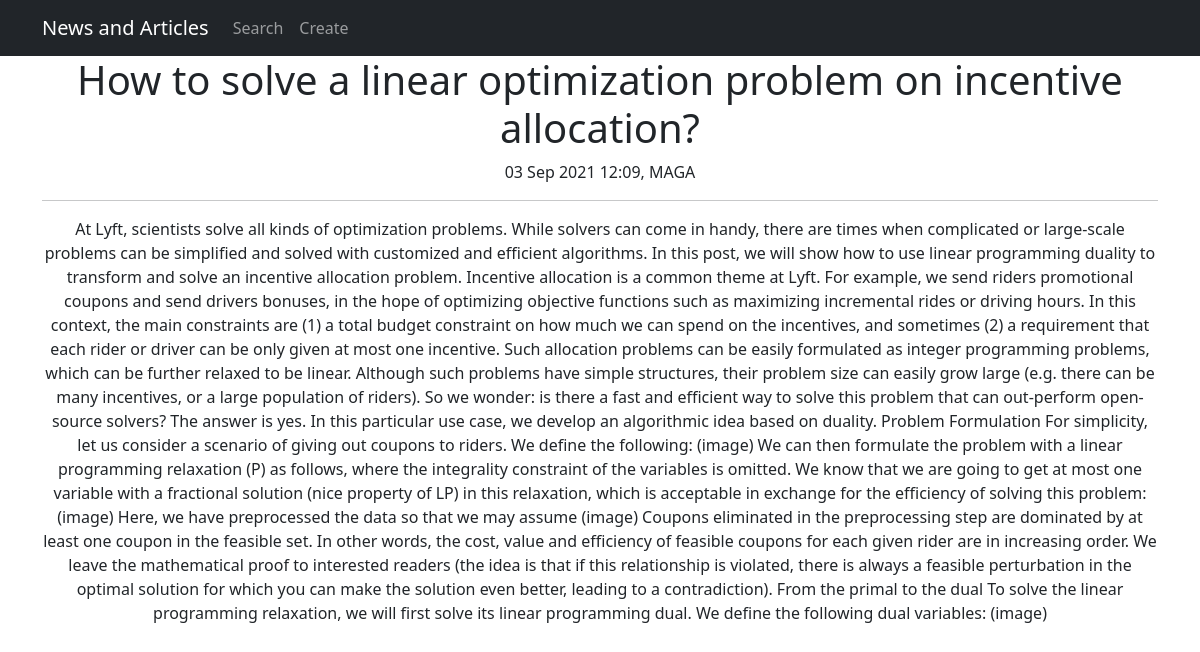
Page /news/17 on the committed database.
### news/models.py (models this page shows, shortened)
class Post(models.Model):
    author = models.ForeignKey(Author, on_delete=models.CASCADE)
    NEWS = 'NEW'
    ARTICLE = 'ART'
    CATEGORY_CHOICES = [(NEWS, 'NEWS'), (ARTICLE, 'ARTICLE'), ]
    categoryType = models.CharField(max_length=3, choices=CATEGORY_CHOICES, default=NEWS)
    dateCreated = models.DateTimeField(auto_now_add=True)
    postCategory = models.ManyToManyField(Category, through='PostCategory')
    title = models.CharField(max_length=128)
    text = models.TextField()
    rating = models.SmallIntegerField(default=0)

class Author(models.Model):
    authorUser = models.OneToOneField(User, on_delete=models.CASCADE)
    ratingAuthor = models.SmallIntegerField(default=0)
    first_name = User.first_name
    last_name = User.last_name
    def __str__(self):
        return f'{self.authorUser.username}'

### news/views.py (the view)
# urls.py: path('<int:pk>', PostDetailedView.as_view(), name='post'),
class PostDetailedView(DetailView):
    model = Post
    template_name = 'post.html'
    context_object_name = 'news'
    queryset = Post.objects.all()

### news/templatetags/custom_filters.py (called while the page is built)
@register.filter(name='censor')
def censor(value):
    for word in censor_list:
        value = value.replace(word, replacement_word)
    return value

### templates/post.html (shortened to what this page needs)
{% extends 'flatpages/default.html' %}
{% load custom_filters %}
{% block content %}
<h1>{{news.title|censor}}</h1>
{{news.dateCreated|date:'d M Y h:m'}}, {{news.author}}
<br>
<hr>
{{ news.text|censor }}
{% endblock content %}

### rows in the picture
Post: title|censor "How to solve a linear optimization problem on incentive allocation?", dateCreated "03 Sep 2021 12:09", author "MAGA", text|censor "At Lyft, scientists solve all kinds of optimization problems. While solvers can come in handy, there are times when complicated or large-scale problems can be simplified and solved with customized and efficient algorithms. In this post, we will show how to use linear programming duality to transform and solve an incentive allocation problem. Incentive allocation is a common theme at Lyft. For example, we send riders promotional coupons and send drivers bonuses, in the hope of optimizing objective functions such as maximizing incremental rides or driving hours. In this context, the main constraints are (1) a total budget constraint on how much we can spend on the incentives, and sometimes…"
